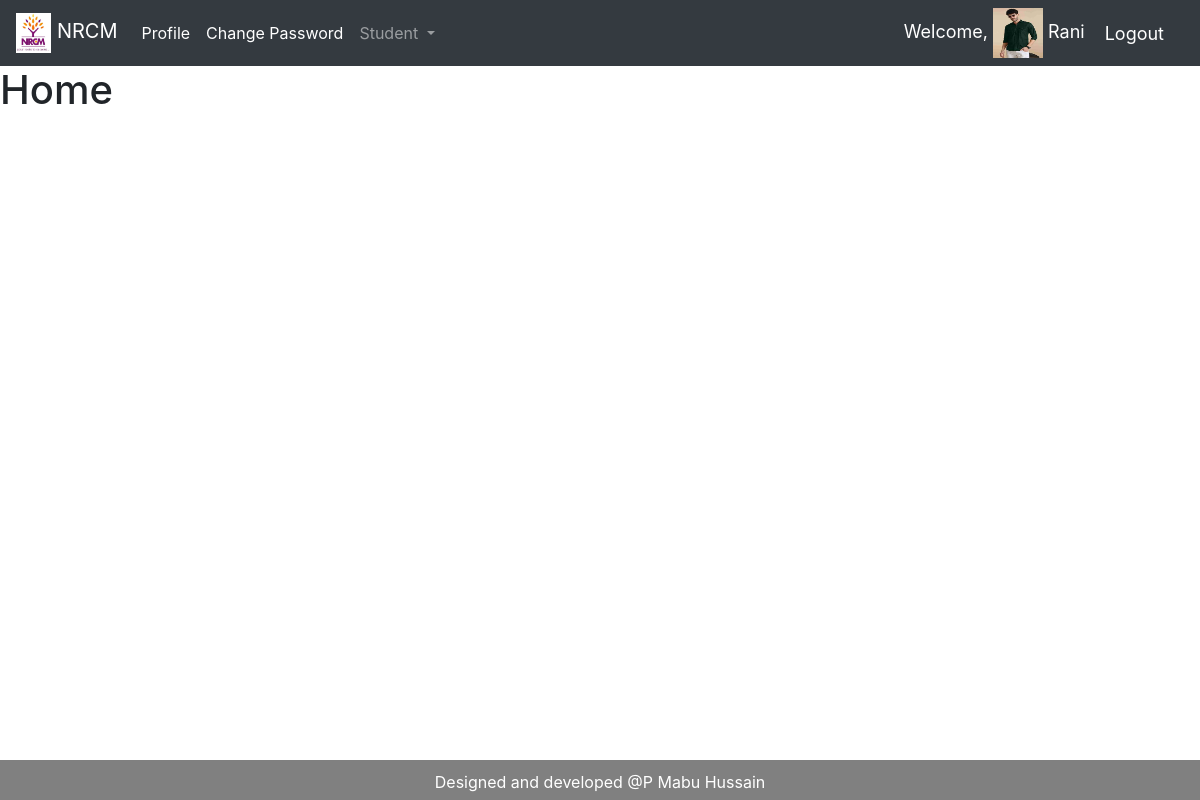
/home (signed in), run on the app's committed database.
### studentmanagementApp/models.py (models this page shows)
class CustomUser(AbstractUser):
    USER = (
    ('HOD','HOD'),
    ('STAFF','STAFF'),
    ('STUDENT', 'STUDENT')
    )
    user_type = models.CharField(choices=USER, max_length=50, default = 'STUDENT', null =True)
    designation = models.CharField(max_length=500, blank=True, null =True)
    mobileno = models.CharField(max_length=30, blank=True, null =True)
    profile_pic = models.ImageField(default='img_avatar.png', blank=True)

### studentmanagementApp/views.py (the view)
# urls.py: path('home', views.hod_home, name="hod_home"),
@login_required(login_url='login')
def home(request):
    return render (request, 'studentmanagementApp/home.html')

### templates/studentmanagementApp/home.html
{%extends 'studentmanagementApp/base.html'%}
{%block content%}
<h1>Home</h1>
{%endblock%}

### templates/studentmanagementApp/navbar.html (shortened to what this page needs)
{%load static%}
<nav class="navbar navbar-expand-lg navbar-dark bg-dark">
  <a class="navbar-brand" href="/{{user.user_type|lower}}/home"><img src="{% static 'studentmanagementApp/images/NRCM-Logo.jpg'%}" alt="123" height="40px"> NRCM</a>
  <div class="collapse navbar-collapse" id="navbarNav">
      <ul class="navbar-nav">
      <li class="nav-item active">
        <a class="nav-link" href="/profile"> Profile  </a>
      </li>
      <ul class="navbar-nav">
      <li class="nav-item active">
        <a class="nav-link" href="/change_password"> Change Password</a>
      </li>
      {%if user.user_type == 'HOD'%}
        <li class="nav-item dropdown">
          <a class="nav-link dropdown-toggle" href="#" id="navbarDropdown" role="button" data-toggle="dropdown" aria-haspopup="true" aria-expanded="false">
            Student
          </a>
        </li>
      {%endif%}
    </ul>
  </div>
  <span class="hello-msg">Welcome, <img src="{{request.user.profile_pic.url}}" class="" alt="Cinque Terre" width="50" height="50"> {{request.user}}  </span>
  <span><a class="hello-msg" href="{%url 'logout'%}">Logout</a></span>
</nav>

### templates/studentmanagementApp/base.html (style rules this page uses)
body { min-height: 100vh; display: flex; flex-direction: column; }

### templates/studentmanagementApp/navbar.html (style rules this page uses)
.hello-msg { font-size: 18px; color:#fff; margin-right:20px; }

### data on the page
CustomUser: user.profile_pic (picture), user "Rani"
